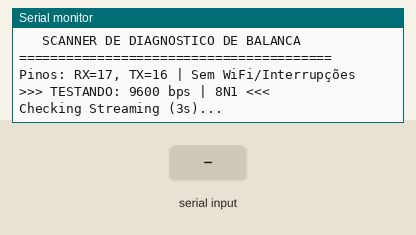
Bench run of a sketch on a simulated ESP32. On the bench: the last lines printed to the serial monitor. The test bench sets the inputs (shaded band).

Above: at 3.2 s.
3.3 s: "1" received over the second serial link
At 4.7 s:
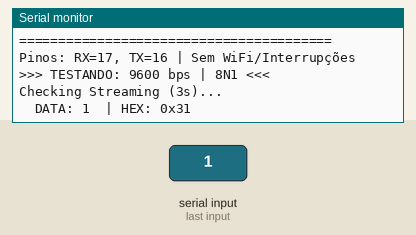
6.3 s: "0" received over the second serial link
At 6.9 s:
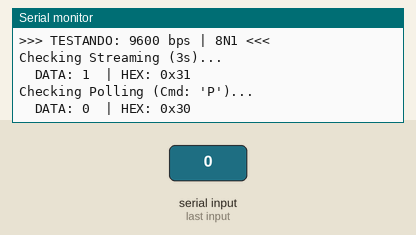
9.0 s: "2" received over the second serial link
At 9.4 s:
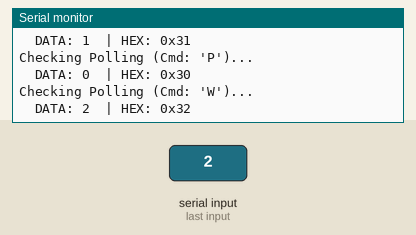

The sketch:

teste_serial.ino
```cpp
#include <HardwareSerial.h>

// Definições de hardware baseadas na sua placa
#define PIN_SCALE_RX 17
#define PIN_SCALE_TX 16

HardwareSerial ScaleSerial(2);

// Velocidades e Configurações de Paridade
long bauds[] = {9600, 4800, 2400};
uint32_t configs[] = {SERIAL_8N1, SERIAL_7E1, SERIAL_8E1, SERIAL_7O1};
const char* configLabels[] = {"8N1", "7E1", "8E1", "7O1"};

// Comandos de Polling (Interrogação)
const char* pollCmds[] = {"P", "W", "\x05", "\r", "READ\r\n"};

void setup() {
  Serial.begin(115200);
  delay(2000);
  Serial.println("\n========================================");
  Serial.println("   SCANNER DE DIAGNOSTICO DE BALANCA    ");
  Serial.println("========================================");
  Serial.println("Pinos: RX=17, TX=16 | Sem WiFi/Interrupções");
}

void loop() {
  for (int b = 0; b < 3; b++) {
    for (int c = 0; c < 4; c++) {
      Serial.printf("\n>>> TESTANDO: %ld bps | %s <<<\n", bauds[b], configLabels[c]);

      ScaleSerial.begin(bauds[b], configs[c], PIN_SCALE_RX, PIN_SCALE_TX);
      delay(500);

      // 1. TESTE DE STREAMING (Escuta passiva)
      Serial.println("Checking Streaming (3s)...");
      unsigned long start = millis();
      bool receivedStream = false;
      while (millis() - start < 3000) {
        if (ScaleSerial.available()) {
          showRawData();
          receivedStream = true;
        }
      }
      if (!receivedStream) Serial.println(" [!] Sem dados em modo Stream.");

      // 2. TESTE DE POLLING (Interrogação ativa)
      for (int j = 0; j < 5; j++) {
        Serial.printf("Checking Polling (Cmd: '%s')...\n", pollCmds[j]);
        while (ScaleSerial.available()) ScaleSerial.read(); // Limpa buffer
        ScaleSerial.print(pollCmds[j]);

        start = millis();
        bool receivedPoll = false;
        while (millis() - start < 2000) {
          if (ScaleSerial.available()) {
            showRawData();
            receivedPoll = true;
          }
        }
        if (!receivedPoll) Serial.println("  [!] Sem resposta ao comando.");
      }

      ScaleSerial.end();
      Serial.println("----------------------------------------");
    }
  }
  Serial.println("\nFim do ciclo de scan. Reiniciando em 5 segundos...");
  delay(5000);
}

// Função para mostrar o dado bruto e em Hexadecimal
void showRawData() {
  while (ScaleSerial.available()) {
    char raw = ScaleSerial.read();
    if (isprint(raw)) {
      Serial.printf("  DATA: %c  | HEX: 0x%02X\n", raw, raw);
    } else {
      Serial.printf("  NON-PRINT | HEX: 0x%02X\n", raw);
    }
  }
}
```

Measured:
- after the input at 3.3 s, the serial monitor: prints a new line at once (image 1)
- after the input at 6.3 s, the serial monitor: prints a new line at once (image 2)
- after the input at 9.0 s, the serial monitor: prints a new line at once (image 3)
